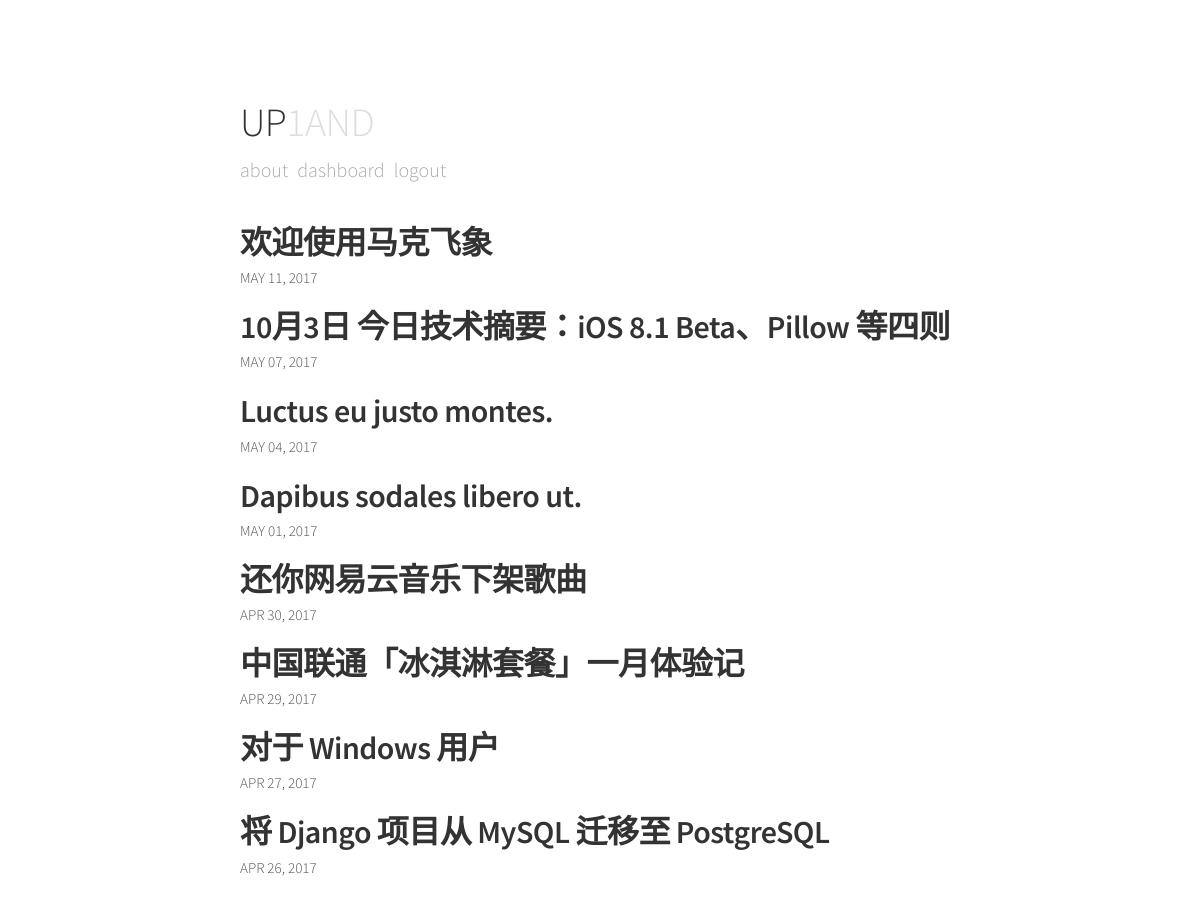
The page / (signed in) on the database its author committed.
### app/models.py (models this page shows, shortened)
class Post(db.Model):
    __tablename__ = 'posts'
    id = db.Column(db.Integer, primary_key=True)
    title = db.Column(db.String(64))
    slug = db.Column(db.String(64))
    content = db.Column(db.String)
    created = db.Column(db.DateTime, default=datetime.datetime.utcnow)
    modified = db.Column(db.DateTime, onupdate=datetime.datetime.utcnow)
    type = db.Column(db.String(10), default='post')
    status = db.Column(db.Boolean)
    order = db.Column(db.Integer, default=0)
    views = db.Column(db.Integer, default=1)
    comment_status = db.Column(db.Boolean)
    author_id = db.Column(db.Integer, db.ForeignKey('users.id'))
    metas = db.relationship('Meta',
                        secondary=post_metas,
                        backref=db.backref('posts', lazy='dynamic'))

### app/main/views.py (the view)
@main.route('/')
def index():
    arg_page = request.args.get('page', 1, type=int)
    pagination = Post.query.filter_by(type='post').order_by(Post.created.desc()).paginate(arg_page, per_page=10, error_out=False)
    posts = pagination.items
    return render_template('index.html', posts=posts, pagination=pagination)

### app/models.py (called while the page is built)
@login_manager.user_loader
def load_user(user_id):
    return User.query.get(int(user_id))

### app/templates/index.html (shortened to what this page needs)
{% extends "base.html" %}
{% block content %}
<div class="content list">
{% for post in posts %}
  <div class="list-item">
    <h2 class="list-post-title">
      <a href="{{ url_for('main.post', post_id=post.id) }}">{{ post.title }}</a>
    </h2>
    <div class="list-post-date">
      <time>{{ post.created|strftime }}</time>
    </div>
  </div>
{% endfor %}
</div>
{% endblock %}

### app/static/css/style.css (style rules this page uses)
* { -webkit-box-sizing: border-box; -moz-box-sizing: border-box; box-sizing: border-box; }
html, body { margin: 0; padding: 0; }
html { font-family: "Source Sans Pro", "Helvetica Neue", Helvetica, Arial, sans-serif; font-size: 18px; font-weight: 300; line-height: 1.6; }
@media (min-width: 38em) { html { font-size: 20px; } }
body { color: #515151; background-color: #fff; -webkit-text-size-adjust: 100%; -ms-text-size-adjust: 100%; }
a { color: #268bd2; text-decoration: none; }
h1, h2, h3, h4, h5, h6 { margin-top: 0; margin-bottom: .5rem; font-weight: 600; line-height: 1.1; color: #333; letter-spacing: -.025rem; }
h2 { font-size: 1.6rem; }
.list-post-title { margin-bottom: .25rem; }
.list-post-title a { color: #333; }
.list-post-date { margin-bottom: 1rem; font-size: .75rem; text-transform: uppercase; }

### rows shown on the page
Post: title "欢迎使用马克飞象", created|strftime "MAY 11, 2017"
Post: title "10月3日 今日技术摘要：iOS 8.1 Beta、Pillow 等四则", created|strftime "MAY 07, 2017"
Post: title "Luctus eu justo montes.", created|strftime "MAY 04, 2017"
Post: title "Dapibus sodales libero ut.", created|strftime "MAY 01, 2017"
Post: title "还你网易云音乐下架歌曲", created|strftime "APR 30, 2017"
Post: title "中国联通「冰淇淋套餐」一月体验记", created|strftime "APR 29, 2017"
Post: title "对于 Windows 用户", created|strftime "APR 27, 2017"
Post: title "将 Django 项目从 MySQL 迁移至 PostgreSQL", created|strftime "APR 26, 2017"
